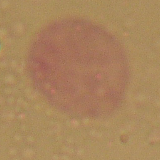
#> input picture 1_1.bmp, 160 x 160 px
$ python New_gaussian_blur.py
#> lines starting #> are read from the running program, lines starting #| are printed output that depends on the picture; after the words box and inside, x2 and y2 are one past the last pixel; in counts of white or black regions, pixels touching at a corner belong together
import cv2
import numpy as np
import os
import math

# Расширим фото на размер половины окна. заполним новые ячейки значением крайних пикселей

def photo_extension(img: np.ndarray, ksize: list) -> np.ndarray:
    height, width = img.shape[0], img.shape[1]

    if len(img.shape) ==2:
        new_img = np.zeros((height+ksize[0]-1, width+ksize[1]-1), dtype = np.int64)
        new_height, new_width = new_img.shape[0], new_img.shape[1]
    else:
        new_img = np.zeros((height+ksize[0]-1, width+ksize[1]-1, img.shape[2]), dtype = np.int64)
        new_height, new_width = new_img.shape[0], new_img.shape[1]


    new_img[ksize[0]//2:new_height-ksize[0]//2, ksize[1]//2:new_width-ksize[1]//2] = img


    new_img[0:ksize[0]//2, ksize[1]//2:new_width-ksize[1]//2] = img[0]

    new_img[ksize[0]//2: new_height - ksize[0]//2, 0:ksize[1]//2] = img[0:height, 0:1]


    new_img[new_height- ksize[0]//2:new_height, ksize[1]//2:new_width-ksize[1]//2] = img[height-1]

    new_img[ksize[0]//2: new_height - ksize[0]//2, new_width-ksize[1]//2:new_width] = img[0:height, width-1:width]


    new_img[0:ksize[0]//2, 0:ksize[1]//2] = img[0,0]
    new_img[0:ksize[0]//2,new_width-ksize[1]//2:new_width] = img[0,width-1]
    new_img[new_height-ksize[0]//2:new_height, 0:ksize[1]//2]= img[height-1,0]
    new_img[new_height-ksize[0]//2:new_height, new_width-ksize[1]//2:new_width]= img[height-1,width-1]

    return new_img


def okruglenie (i: float):
    '''if i% 1 < 0.5:
        return math.floor(i)
    else: return math.ceil(i) '''
    return round(i)

def create_mask(X: int, sigma: float):
    mask = np.zeros(X)
    for i in range(X):
          mask[i] = math.exp(-((i-X//2)**2) / (2*sigma**2 * math.pi))
    mask = mask/ np.sum(mask)
    return mask

# поиск медианы на полученном окне со стороной k
def new_pixel_intensity (window : np.ndarray, mask: np.ndarray):
    new_pixel = 0
    for i in range(window.shape[0]):
        new_pixel += mask[i]*window[i]
    return round(new_pixel)


def quick_gaussian_blur (img: np.ndarray, ksize: list, sigma_x: float = 0,sigma_y: float = 0)->  np.ndarray:
    if sigma_y == 0 :
        sigma_y == sigma_x

    new_img = photo_extension(img,ksize)

    mask_x = create_mask(ksize[0], sigma_x)
    mask_y = create_mask(ksize[1], sigma_y)

    print(mask_x)
    print('sssssssssss')
    print(mask_y)


    res = np.copy(img)

    for i in range(img.shape[0]):
        for j in range(img.shape[1]):

            n_i = i+ ksize[0]//2
            n_j = j+ksize[1]//2
            res[i][j] = new_pixel_intensity(new_img[n_i-ksize[0]//2:n_i+ksize[0]//2+1, n_j],mask_x)

    for i in range(img.shape[0]):
        for j in range(img.shape[1]):

            n_i = i+ ksize[0]//2
            n_j = j+ksize[1]//2
            res[i][j] = new_pixel_intensity(new_img[n_i, n_j-ksize[1]//2:n_j+ksize[1]//2+1], mask_y)


    return res


if __name__ == '__main__':
    img = cv2.imread('1_1.bmp',0)
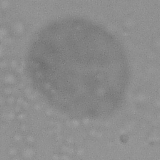
#> img: shape (160, 160); min 105, max 166, mean 139

    res = quick_gaussian_blur(img, (3,3), 1,1)
#> in photo_extension, `new_img[ksize[0]//2: new_height - ksize[0]//2, new_width-ksize[1]//2:n..`:
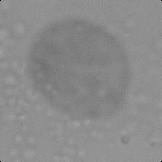
#> new_img: shape (162, 162) int64; min 0, max 166, mean 139.1
#> in photo_extension, `new_img[0:ksize[0]//2, 0:ksize[1]//2] = img[0,0]`: new_img: shape (162, 162) int64; under 0.01% of pixels changed, all inside (x1, y1, x2, y2) = (0, 0, 1, 1)
#> in photo_extension, `new_img[0:ksize[0]//2,new_width-ksize[1]//2:new_width] = img[0,width-1]`: new_img: shape (162, 162) int64; min 0, max 166, mean 139.1
#> in photo_extension, `new_img[new_height-ksize[0]//2:new_height, 0:ksize[1]//2]= img[height-..`: new_img: shape (162, 162) int64; min 0, max 166, mean 139.1
#> in photo_extension, `new_img[new_height-ksize[0]//2:new_height, new_width-ksize[1]//2:new_w..`: new_img: shape (162, 162) int64; min 105, max 166, mean 139.1
    #res = photo_extension(img, (11,11))
    cv2.imwrite('results//res1.jpg', res)

    new_res = cv2.GaussianBlur(img, (3,3), 1,1)
    cv2.imwrite('results//res_opencv.jpg', new_res)


    new_img = np.zeros((img.shape[0],img.shape[1], 3), dtype = np.int64)

    for i in range(img.shape[0]):
        for j in range(img.shape[1]):
            if abs(res[i][j] - new_res[i][j]) < 5:
                new_img[i][j] = [0,255,0]
            if abs(res[i][j] - new_res[i][j]) > 10:
                new_img[i][j] = [0,0,0]
            if abs(res[i][j] - new_res[i][j]) == 0:
                new_img[i][j] = [255,255,255]
            if abs(res[i][j] - new_res[i][j]) == 1:
                new_img[i][j] = [0,0,255]
            if abs(res[i][j] - new_res[i][j]) == 6:
                new_img[i][j] = [0,0,255]
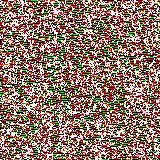
#> new_img: shape (160, 160, 3) int64; mean of channels 0, 1, 2 93.3, 115.1, 152.6; drawn as B, G, R

    test1 =( res - new_res)
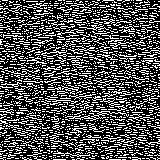
#> test1: shape (160, 160); min 0, max 255, mean 80.9
    cv2.imwrite('results//test.jpg', new_img)
    test2 = new_res - res
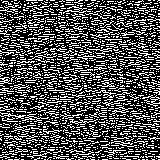
#> test2: shape (160, 160); min 0, max 255, mean 81.4
    cv2.imwrite('results//test2.jpg', test2)
    print(img[0:4,0:4])
#| [[143 149 144 142]
#|  [143 145 146 149]
#|  [143 145 150 154]
#|  [144 145 150 149]]
    print(res[0:5,0:5])
#| [[145 146 145 144 145]
#|  [144 145 147 149 150]
#|  [144 146 150 152 151]
#|  [144 146 148 150 151]
#|  [144 146 149 150 150]]
    print(new_res[0:5,0:5])
#| [[145 145 146 147 148]
#|  [145 145 147 148 149]
#|  [144 146 148 151 151]
#|  [144 146 149 151 151]
#|  [145 146 149 150 150]]
    print(test1[0:7,0:7])
#| [[  0   1 255 253 253 254 254]
#|  [255   0   0   1   1   1   1]
#|  [  0   0   2   1   0   0 255]
#|  [  0   0 255 255   0   1   1]
#|  [255   0   0   0   0 255   0]
#|  [  0   1   0   0 255   0   1]
#|  [254 255 255   0   1   0 255]]
